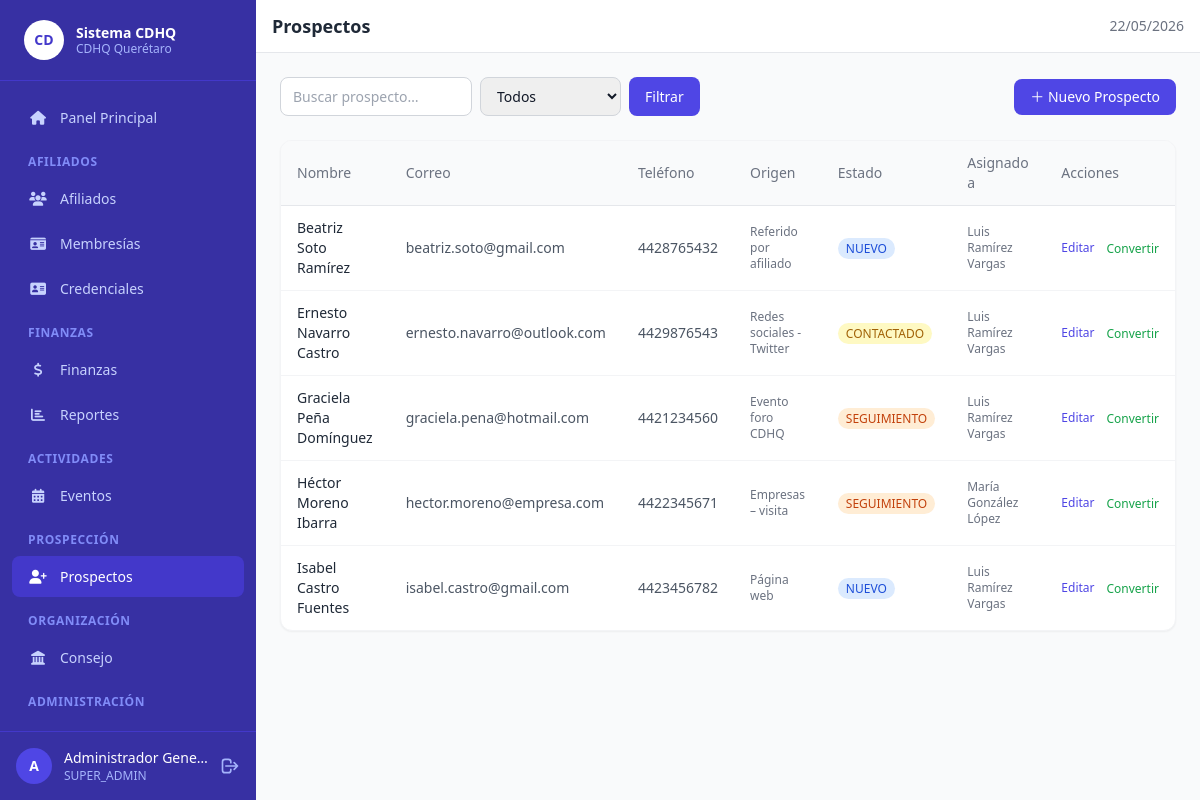
/prospects (signed in), run on the app's committed database.
### tables this page shows
CREATE TABLE IF NOT EXISTS `prospects` (
    `id`          INT UNSIGNED AUTO_INCREMENT PRIMARY KEY,
    `name`        VARCHAR(160)  NOT NULL,
    `email`       VARCHAR(160)  NULL,
    `phone`       VARCHAR(30)   NULL,
    `source`      VARCHAR(120)  NULL,
    `state`       ENUM('NUEVO','CONTACTADO','SEGUIMIENTO','CONVERTIDO') NOT NULL DEFAULT 'NUEVO',
    `notes`       TEXT          NULL,
    `assigned_to` INT UNSIGNED  NULL,
    `created_at`  DATETIME      NOT NULL DEFAULT CURRENT_TIMESTAMP,
    `updated_at`  DATETIME      NOT NULL DEFAULT CURRENT_TIMESTAMP ON UPDATE CURRENT_TIMESTAMP,
    CONSTRAINT `fk_prospect_user` FOREIGN KEY (`assigned_to`) REFERENCES `users`(`id`) ON DELETE SET NULL
);

CREATE TABLE IF NOT EXISTS `users` (
    `id`         INT UNSIGNED AUTO_INCREMENT PRIMARY KEY,
    `name`       VARCHAR(120) NOT NULL,
    `email`      VARCHAR(160) NOT NULL UNIQUE,
    `password`   VARCHAR(255) NOT NULL,
    `role`       ENUM('SUPER_ADMIN','ADMIN_MEMBRESIAS','ADMIN_FINANCIERO','COORD_EVENTOS','EJECUTIVO_PROSPECTOS','AFILIADO')
                 NOT NULL DEFAULT 'AFILIADO',
    `active`     TINYINT(1) NOT NULL DEFAULT 1,
    `created_at` DATETIME NOT NULL DEFAULT CURRENT_TIMESTAMP,
    `updated_at` DATETIME NOT NULL DEFAULT CURRENT_TIMESTAMP ON UPDATE CURRENT_TIMESTAMP
);

### core/Controller.php (called while the page is built, shortened)
<?php
abstract class Controller {
    protected string $viewPath;
    public function __construct() {
        $this->viewPath = VIEWS_PATH;
    }
    protected function view(string $view, array $data = []): void {
        $data['base_url']      = BASE_URL;
        $data['current_user']  = Auth::currentUser();
        $data['app_name']      = APP_NAME;
        extract($data, EXTR_SKIP);
        $viewFile = $this->viewPath . '/' . str_replace('.', '/', $view) . '.php';
        require $viewFile;
    }
}

### app/controllers/ProspectsController.php (called while the page is built, shortened)
<?php
require_once CORE_PATH . '/Controller.php';
require_once MODELS_PATH . '/Prospect.php';
class ProspectsController extends Controller {
    public function index(): void {
        $model  = new Prospect();
        $state  = trim($_GET['state']  ?? '');
        $search = trim($_GET['search'] ?? '');
        $prospects = $model->listAll($state, $search);
        $this->view('prospects/index', [
            'title'     => 'Prospectos',
            'prospects' => $prospects,
            'state'     => $state,
            'search'    => $search,
        ]);
    }
}

### index.php (called while the page is built, shortened)
<?php
require_once CORE_PATH . '/Database.php';
require_once CORE_PATH . '/Model.php';
require_once CORE_PATH . '/Auth.php';
require_once CORE_PATH . '/Controller.php';
require_once CORE_PATH . '/Router.php';
$router = new Router();
$router->get('login',         'AuthController', 'showLogin');
$router->post('login',        'AuthController', 'login');
$router->get('logout',        'AuthController', 'logout');
$router->get('',              'DashboardController', 'index');
$router->get('dashboard',     'DashboardController', 'index');
$router->get('users',         'UsersController', 'index');
$router->get('users/create',  'UsersController', 'create');
$router->post('users/create', 'UsersController', 'store');
$router->get('users/:id/edit','UsersController', 'edit');
$router->post('users/:id/edit','UsersController','update');
$router->post('users/:id/toggle','UsersController','toggle');
$router->post('users/:id/delete','UsersController','destroy');
$router->get('affiliates',               'AffiliatesController', 'index');
$router->get('affiliates/create',        'AffiliatesController', 'create');
$router->post('affiliates/create',       'AffiliatesController', 'store');
$router->get('affiliates/:id',           'AffiliatesController', 'show');
$router->get('affiliates/:id/edit',      'AffiliatesController', 'edit');
$router->post('affiliates/:id/edit',     'AffiliatesController', 'update');
$router->post('affiliates/:id/status',   'AffiliatesController', 'changeStatus');
$router->get('subscriptions',            'SubscriptionsController', 'index');
$router->get('subscriptions/create',     'SubscriptionsController', 'create');
$router->post('subscriptions/create',    'SubscriptionsController', 'store');
$router->get('financial',                'FinancialController', 'index');
$router->get('financial/create',         'FinancialController', 'create');
$router->post('financial/create',        'FinancialController', 'store');
$router->get('events',                   'EventsController', 'index');
$router->get('events/create',            'EventsController', 'create');
$router->post('events/create',           'EventsController', 'store');
$router->get('events/:id',               'EventsController', 'show');
$router->post('events/:id/register',     'EventsController', 'register');
$router->post('events/:id/status',       'EventsController', 'changeStatus');
$router->get('prospects',                'ProspectsController', 'index');
$router->get('prospects/create',         'ProspectsController', 'create');
$router->post('prospects/create',        'ProspectsController', 'store');
$router->get('prospects/:id/edit',       'ProspectsController', 'edit');
$router->post('prospects/:id/edit',      'ProspectsController', 'update');
$router->post('prospects/:id/note',      'ProspectsController', 'addNote');
$router->post('prospects/:id/convert',   'ProspectsController', 'convert');
$router->get('reports',                  'ReportsController', 'index');
$router->get('credentials/:id',          'CredentialsController', 'show');
$router->get('council',                  'CouncilController', 'index');
$router->get('council/positions',        'CouncilController', 'positions');
$router->post('council/positions/create','CouncilController', 'createPosition');
$router->get('council/assignments',      'CouncilController', 'assignments');
$router->post('council/assignments/create','CouncilController','createAssignment');
$router->get('config',                   'ConfigController', 'index');
$router->post('config',                  'ConfigController', 'update');
$requestUri = parse_url($_SERVER['REQUEST_URI'] ?? '/', PHP_URL_PATH) ?? '/';
$basePath   = rtrim(parse_url(BASE_URL, PHP_URL_PATH) ?? '', '/');
$url        = ltrim(substr($requestUri, strlen($basePath)), '/');
$router->dispatch($url);

### core/Database.php (called while the page is built, shortened)
<?php
class Database {
    private static ?Database $instance = null;
    private PDO $pdo;
    private function __construct() {
        $dsn = sprintf(
            'mysql:host=%s;dbname=%s;charset=%s',
            DB_HOST, DB_NAME, DB_CHARSET
        );
        $options = [
            PDO::ATTR_ERRMODE            => PDO::ERRMODE_EXCEPTION,
            PDO::ATTR_DEFAULT_FETCH_MODE => PDO::FETCH_ASSOC,
            PDO::ATTR_EMULATE_PREPARES   => false,
            PDO::MYSQL_ATTR_INIT_COMMAND => "SET NAMES utf8mb4 COLLATE utf8mb4_unicode_ci",
        ];
        $this->pdo = new PDO($dsn, DB_USER, DB_PASS, $options);
    }
    public static function getInstance(): Database {
        if (self::$instance === null) {
            self::$instance = new self();
        }
        return self::$instance;
    }
    public function getConnection(): PDO {
        return $this->pdo;
    }
}

### core/Model.php (called while the page is built, shortened)
<?php
abstract class Model {
    public function __construct() {
        $this->db = Database::getInstance();
    }
}

### app/models/Prospect.php (called while the page is built, shortened)
<?php
require_once CORE_PATH . '/Model.php';
class Prospect extends Model {
    public function listAll(string $state = '', string $search = '', int $limit = 50, int $offset = 0): array {
        $sql = "SELECT p.*, u.name AS assigned_name
                FROM prospects p
                LEFT JOIN users u ON u.id = p.assigned_to
                WHERE 1=1";
        $params = [];
        $sql .= " ORDER BY p.created_at DESC LIMIT {$limit} OFFSET {$offset}";
        $stmt = $this->db->getConnection()->prepare($sql);
        $stmt->execute($params);
        return $stmt->fetchAll();
    }
}

### core/Auth.php (called while the page is built, shortened)
<?php
class Auth {
    public static function check(): bool {
        return true;
    }
    public static function hasRole(string ...$roles): bool {
        return in_array($_SESSION['user_role'] ?? '', $roles, true);
    }
}

### app/views/prospects/index.php (the view, shortened to what this page needs)
<?php require VIEWS_PATH . '/layout/header.php'; ?>
<?php require VIEWS_PATH . '/layout/navbar.php'; ?>
<div class="flex items-center justify-between mb-6">
    <form method="GET" action="<?= $base_url ?>/prospects" class="flex flex-wrap gap-2">
        <input type="text" name="search" value="<?= htmlspecialchars($search) ?>" placeholder="Buscar prospecto…"
               class="px-3 py-2 border border-gray-300 rounded-lg text-sm focus:ring-2 focus:ring-indigo-500 outline-none w-48">
        <select name="state" class="px-3 py-2 border border-gray-300 rounded-lg text-sm focus:ring-2 focus:ring-indigo-500 outline-none">
            <option value="">Todos</option>
        </select>
        <button type="submit" class="bg-indigo-600 text-white px-4 py-2 rounded-lg text-sm hover:bg-indigo-700">Filtrar</button>
    </form>
    <a href="<?= $base_url ?>/prospects/create"
       class="inline-flex items-center gap-2 bg-indigo-600 hover:bg-indigo-700 text-white text-sm font-medium px-4 py-2 rounded-lg transition-colors whitespace-nowrap">
        ＋ Nuevo Prospecto
    </a>
</div>
<div class="bg-white rounded-xl shadow-sm border border-gray-100 overflow-hidden">
    <div class="overflow-x-auto">
    <table class="min-w-full divide-y divide-gray-200 text-sm">
        <thead class="bg-gray-50">
            <tr>
                <th class="px-4 py-3 text-left font-medium text-gray-500">Nombre</th>
                <th class="px-4 py-3 text-left font-medium text-gray-500">Correo</th>
                <th class="px-4 py-3 text-left font-medium text-gray-500">Teléfono</th>
                <th class="px-4 py-3 text-left font-medium text-gray-500">Origen</th>
                <th class="px-4 py-3 text-left font-medium text-gray-500">Estado</th>
                <th class="px-4 py-3 text-left font-medium text-gray-500">Asignado a</th>
                <th class="px-4 py-3 text-left font-medium text-gray-500">Acciones</th>
            </tr>
        </thead>
        <tbody class="divide-y divide-gray-100">
            <?php
            $pColors = [
                'NUEVO'      =>'bg-blue-100 text-blue-700',
                'CONTACTADO' =>'bg-yellow-100 text-yellow-700',
                'SEGUIMIENTO'=>'bg-orange-100 text-orange-700',
                'CONVERTIDO' =>'bg-green-100 text-green-700',
            ];
            foreach ($prospects as $p):
                $pc = $pColors[$p['state']] ?? 'bg-gray-100 text-gray-600';
            ?>
            <tr class="hover:bg-gray-50">
                <td class="px-4 py-3 font-medium text-gray-800"><?= htmlspecialchars($p['name']) ?></td>
                <td class="px-4 py-3 text-gray-600"><?= htmlspecialchars($p['email'] ?? '—') ?></td>
                <td class="px-4 py-3 text-gray-600"><?= htmlspecialchars($p['phone'] ?? '—') ?></td>
                <td class="px-4 py-3 text-gray-500 text-xs"><?= htmlspecialchars($p['source'] ?? '—') ?></td>
                <td class="px-4 py-3">
                    <span class="text-xs px-2 py-0.5 rounded-full font-medium <?= $pc ?>"><?= htmlspecialchars($p['state']) ?></span>
                </td>
                <td class="px-4 py-3 text-gray-500 text-xs"><?= htmlspecialchars($p['assigned_name'] ?? '—') ?></td>
                <td class="px-4 py-3">
                    <div class="flex items-center gap-3">
                        <a href="<?= $base_url ?>/prospects/<?= $p['id'] ?>/edit" class="text-indigo-600 text-xs font-medium hover:text-indigo-800">Editar</a>
                        <?php if ($p['state'] !== 'CONVERTIDO' && Auth::hasRole(ROLE_SUPER_ADMIN, ROLE_ADMIN_MEMBRESIAS)): ?>
                        <form method="POST" action="<?= $base_url ?>/prospects/<?= $p['id'] ?>/convert"
                              onsubmit="return confirm('¿Convertir a afiliado?')">
                            <button type="submit" class="text-green-600 text-xs font-medium hover:text-green-800">Convertir</button>
                        </form>
                        <?php endif; ?>
                    </div>
                </td>
            </tr>
            <?php endforeach; ?>
        </tbody>
    </table>
    </div>
</div>
<?php require VIEWS_PATH . '/layout/footer.php'; ?>

### core/Router.php (shortened to what this page needs)
<?php
class Router {
    private array $routes = [];
    public function add(string $method, string $pattern, string $controller, string $action): void {
        $this->routes[] = compact('method', 'pattern', 'controller', 'action');
    }
    public function dispatch(string $url): void {
        $requestMethod = $_SERVER['REQUEST_METHOD'] ?? 'GET';
        $url = trim($url, '/');
        foreach ($this->routes as $route) {
            if (strtoupper($route['method']) !== strtoupper($requestMethod)) {
                continue;
            }
            $pattern = $this->buildPattern($route['pattern']);
            if (preg_match($pattern, $url, $matches)) {
                array_shift($matches);
                $params = array_values(array_filter($matches, 'is_int', ARRAY_FILTER_USE_KEY));
                $this->invoke($route['controller'], $route['action'], $params);
                return;
            }
        }
    }
    private function buildPattern(string $pattern): string {
        $pattern = trim($pattern, '/');
        $pattern = preg_replace('/:([a-zA-Z_]+)/', '(?P<$1>[^/]+)', $pattern);
        return '#^' . $pattern . '$#';
    }
    private function invoke(string $controllerName, string $action, array $params): void {
        $controller = new $controllerName();
        call_user_func_array([$controller, $action], $params);
    }
}

### data on the page
prospects: name "Beatriz Soto Ramírez", email "beatriz.soto@gmail.com", phone "4428765432", source "Referido por afiliado", state "NUEVO", assigned_to.name "Luis Ramírez Vargas"
prospects: name "Ernesto Navarro Castro", email "ernesto.navarro@outlook.com", phone "4429876543", source "Redes sociales - Twitter", state "CONTACTADO", assigned_to.name "Luis Ramírez Vargas"
prospects: name "Graciela Peña Domínguez", email "graciela.pena@hotmail.com", phone "4421234560", source "Evento foro CDHQ", state "SEGUIMIENTO", assigned_to.name "Luis Ramírez Vargas"
prospects: name "Héctor Moreno Ibarra", email "hector.moreno@empresa.com", phone "4422345671", source "Empresas – visita", state "SEGUIMIENTO", assigned_to.name "María González López"
prospects: name "Isabel Castro Fuentes", email "isabel.castro@gmail.com", phone "4423456782", source "Página web", state "NUEVO", assigned_to.name "Luis Ramírez Vargas"

### other printed values
$label "Panel Principal Afiliados Membresías Credenciales Finanzas Reportes Eventos Prospectos Consejo"
